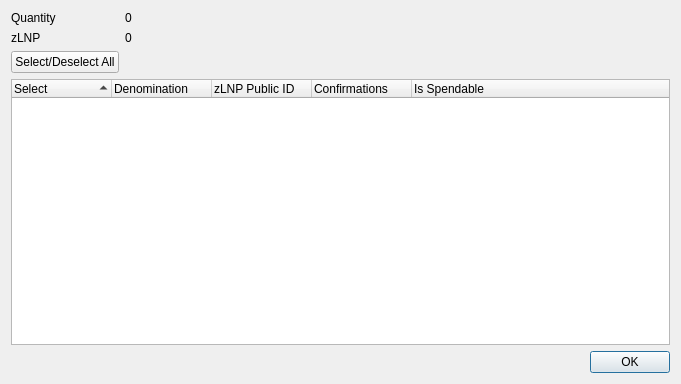
<?xml version="1.0" encoding="UTF-8"?>
<ui version="4.0">
 <class>ZLNPControlDialog</class>
 <widget class="QDialog" name="ZLNPControlDialog">
  <property name="geometry">
   <rect>
    <x>0</x>
    <y>0</y>
    <width>681</width>
    <height>384</height>
   </rect>
  </property>
  <property name="minimumSize">
   <size>
    <width>681</width>
    <height>384</height>
   </size>
  </property>
  <property name="windowTitle">
   <string>Select zLNP to Spend</string>
  </property>
  <layout class="QGridLayout" name="gridLayout">
   <item row="0" column="0">
    <layout class="QFormLayout" name="formLayout">
     <property name="sizeConstraint">
      <enum>QLayout::SetDefaultConstraint</enum>
     </property>
     <item row="0" column="0">
      <widget class="QLabel" name="labelQuantity">
       <property name="text">
        <string>Quantity</string>
       </property>
      </widget>
     </item>
     <item row="0" column="1">
      <widget class="QLabel" name="labelQuantity_int">
       <property name="text">
        <string>0</string>
       </property>
      </widget>
     </item>
     <item row="1" column="0">
      <widget class="QLabel" name="labelZLNP">
       <property name="text">
        <string>zLNP</string>
       </property>
      </widget>
     </item>
     <item row="1" column="1">
      <widget class="QLabel" name="labelZLNP_int">
       <property name="text">
        <string>0</string>
       </property>
      </widget>
     </item>
     <item row="2" column="0">
      <widget class="QPushButton" name="pushButtonAll">
       <property name="text">
        <string>Select/Deselect All</string>
       </property>
      </widget>
     </item>
    </layout>
   </item>
   <item row="1" column="0">
    <layout class="QVBoxLayout" name="verticalLayout">
     <item>
      <widget class="QTreeWidget" name="treeWidget">
       <property name="minimumSize">
        <size>
         <width>0</width>
         <height>250</height>
        </size>
       </property>
       <property name="alternatingRowColors">
        <bool>true</bool>
       </property>
       <property name="sortingEnabled">
        <bool>true</bool>
       </property>
       <property name="columnCount">
        <number>5</number>
       </property>
       <attribute name="headerDefaultSectionSize">
        <number>100</number>
       </attribute>
       <column>
        <property name="text">
         <string notr="true">Select</string>
        </property>
       </column>
       <column>
        <property name="text">
         <string notr="true">Denomination</string>
        </property>
       </column>
       <column>
        <property name="text">
         <string notr="true">zLNP Public ID</string>
        </property>
       </column>
       <column>
        <property name="text">
         <string notr="true">Confirmations</string>
        </property>
       </column>
       <column>
        <property name="text">
         <string>Is Spendable</string>
        </property>
       </column>
      </widget>
     </item>
     <item>
      <widget class="QDialogButtonBox" name="buttonBox">
       <property name="orientation">
        <enum>Qt::Horizontal</enum>
       </property>
       <property name="standardButtons">
        <set>QDialogButtonBox::Ok</set>
       </property>
      </widget>
     </item>
    </layout>
   </item>
  </layout>
 </widget>
 <resources/>
 <connections>
  <connection>
   <sender>buttonBox</sender>
   <signal>accepted()</signal>
   <receiver>ZLNPControlDialog</receiver>
   <slot>accept()</slot>
   <hints>
    <hint type="sourcelabel">
     <x>248</x>
     <y>254</y>
    </hint>
    <hint type="destinationlabel">
     <x>157</x>
     <y>274</y>
    </hint>
   </hints>
  </connection>
  <connection>
   <sender>buttonBox</sender>
   <signal>rejected()</signal>
   <receiver>ZLNPControlDialog</receiver>
   <slot>reject()</slot>
   <hints>
    <hint type="sourcelabel">
     <x>316</x>
     <y>260</y>
    </hint>
    <hint type="destinationlabel">
     <x>286</x>
     <y>274</y>
    </hint>
   </hints>
  </connection>
 </connections>
</ui>
